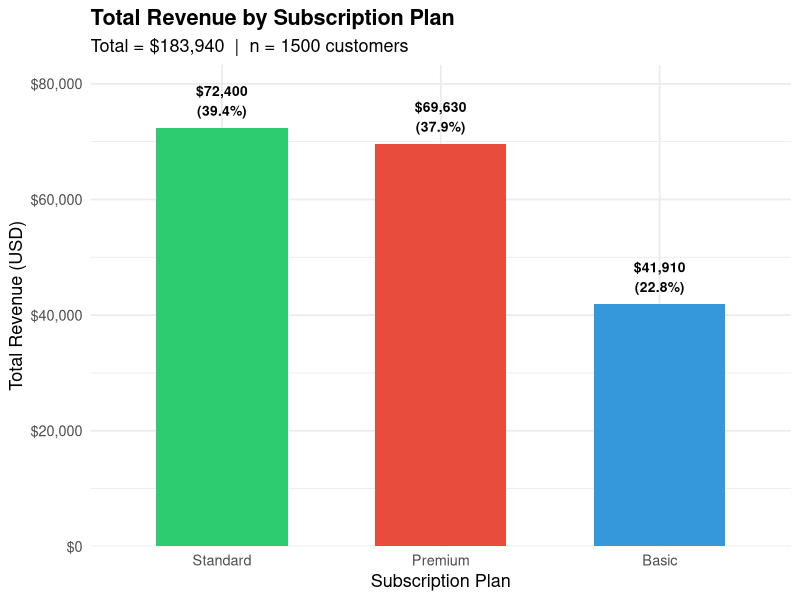
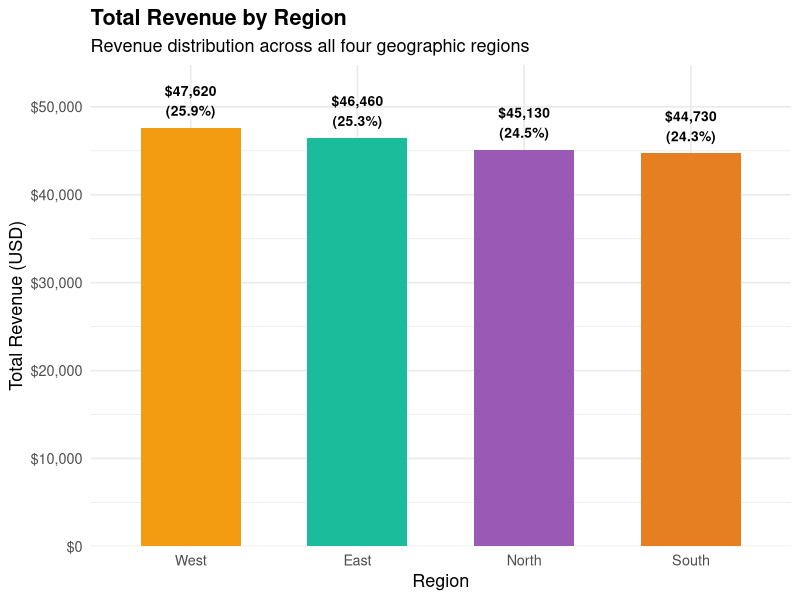
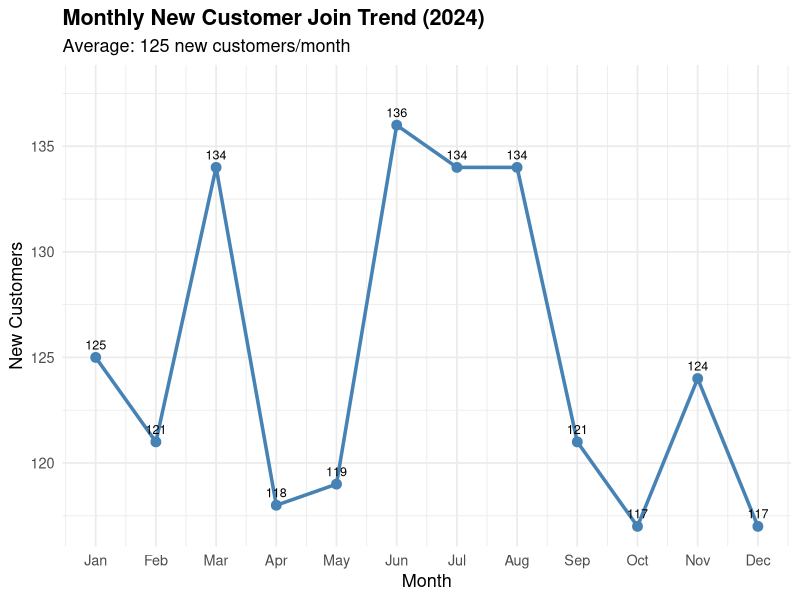
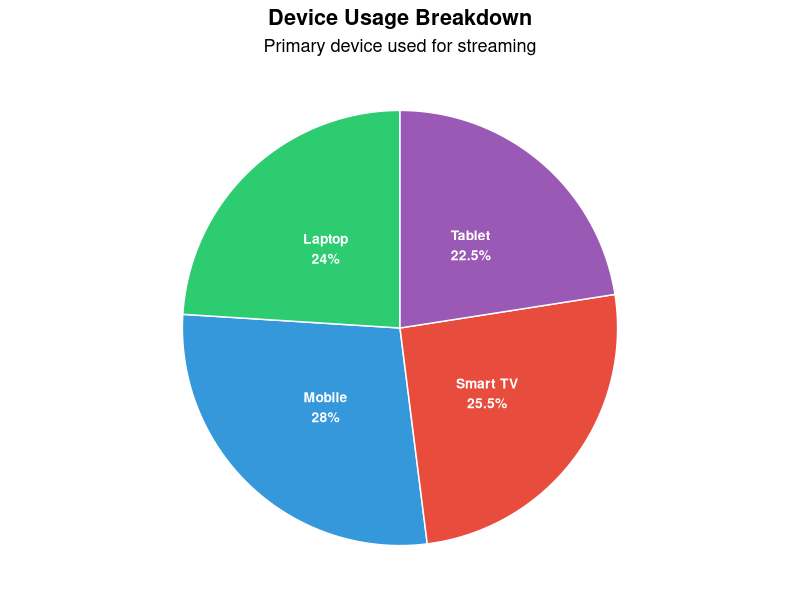
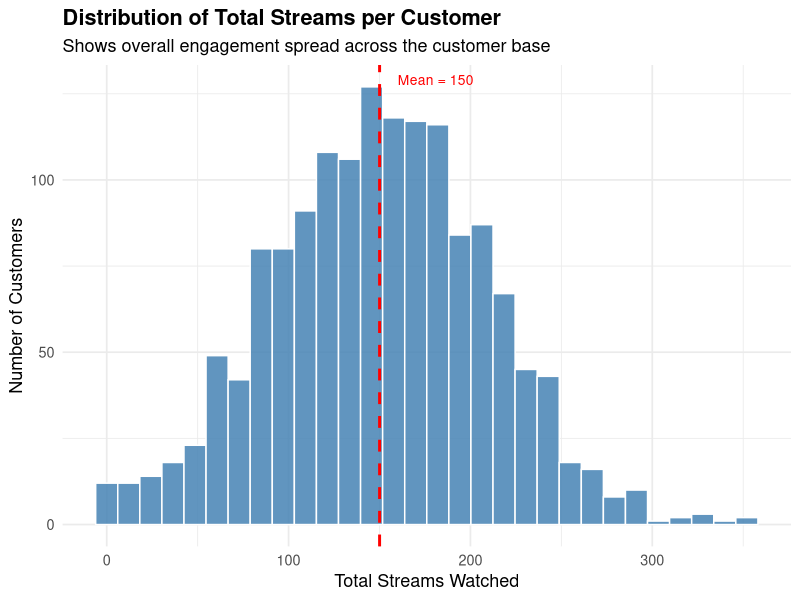
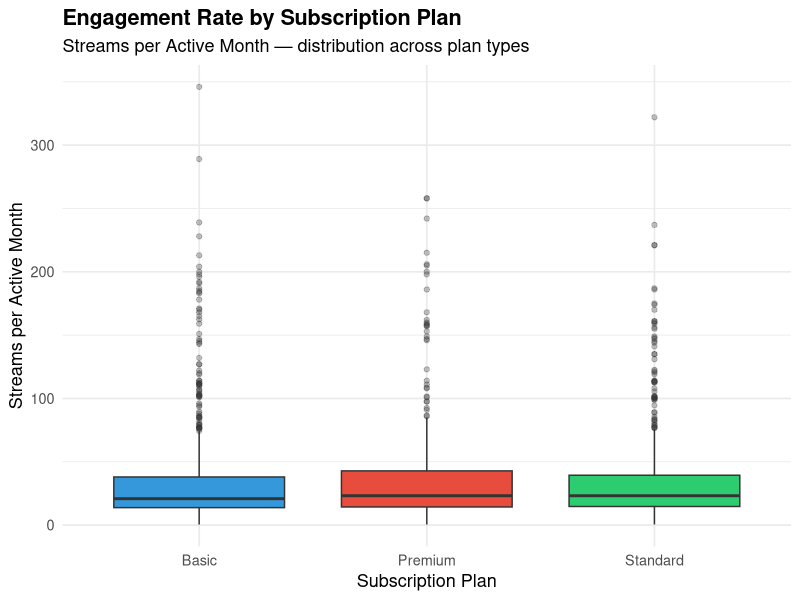

Generate these figures, in order, with R:
# =============================================================================
# STQD6134 — Business Analytics  |  Video Presentation Assignment (20%)
# Topic   : Streamify — Subscription Revenue & Retention Analysis
# Scenario: Business Analyst at a digital streaming platform
#
# Tasks covered:
#   1. Data Simulation & Preprocessing
#   2. Business Metric Calculations (8 metrics)
#   3. Visualizations (5 plots)
#   4. Insights & Recommendations
#
# HOW TO RUN
#   source("streamify_analysis.R")
#   The simulated dataset is also exported as: streamify_data.csv
# =============================================================================

# ── Packages ──────────────────────────────────────────────────────────────────
pkgs <- c("dplyr", "lubridate", "ggplot2", "scales", "tidyr")
for (p in pkgs) {
  if (!requireNamespace(p, quietly = TRUE)) install.packages(p)
}
library(dplyr)
library(lubridate)
library(ggplot2)
library(scales)
library(tidyr)

cat("\n", strrep("=", 65), "\n")
cat("  STQD6134 Business Analytics — Streamify Analysis\n")
cat(strrep("=", 65), "\n\n")


# =============================================================================
# SECTION 1 — DATA SIMULATION
# =============================================================================
cat(strrep("-", 65), "\n")
cat("SECTION 1 · Data Simulation\n")
cat(strrep("-", 65), "\n\n")

set.seed(123)   # ensures reproducible results
n <- 1500

CustomerID       <- paste0("C", sprintf("%04d", 1:n))

JoinDate         <- sample(
  seq(as.Date("2024-01-01"), as.Date("2024-12-31"), by = "day"),
  n, replace = TRUE
)

ActiveMonths     <- sample(1:12, n, replace = TRUE)

# FIX: The original ifelse() strips the Date class from JoinDate,
# storing CancelDate as a plain integer (days since 1970-01-01).
# Wrapping in as.Date() restores the correct Date class.
CancelDate       <- as.Date(ifelse(
  runif(n) < 0.3,
  JoinDate + ActiveMonths * 30,
  NA
), origin = "1970-01-01")   # 30% of customers cancel

Region           <- sample(c("North", "South", "East", "West"),
                           n, replace = TRUE)

SubscriptionType <- sample(
  c("Basic", "Standard", "Premium"),
  n, replace = TRUE,
  prob = c(0.40, 0.35, 0.25)   # 40% Basic, 35% Standard, 25% Premium
)

MonthlyFee       <- case_when(
  SubscriptionType == "Basic"    ~ 10,
  SubscriptionType == "Standard" ~ 20,
  SubscriptionType == "Premium"  ~ 30
)

# FIX: rnorm can produce negative stream counts — clamp minimum to 5.
TotalStreams     <- pmax(round(rnorm(n, mean = 150, sd = 60)), 5)

DeviceType       <- sample(
  c("Mobile", "Smart TV", "Laptop", "Tablet"),
  n, replace = TRUE
)

PaymentMethod    <- sample(
  c("Card", "Online Wallet", "NetBanking"),
  n, replace = TRUE
)

stream_data <- data.frame(
  CustomerID, JoinDate, CancelDate, Region, SubscriptionType,
  MonthlyFee, ActiveMonths, TotalStreams, DeviceType, PaymentMethod,
  stringsAsFactors = FALSE
)

stream_data$Revenue <- stream_data$MonthlyFee * stream_data$ActiveMonths

cat(sprintf("Dataset simulated: %d customers\n", nrow(stream_data)))
cat("\nFirst 6 rows:\n")
print(head(stream_data))
cat("\nData structure:\n")
str(stream_data)


# =============================================================================
# SECTION 2 — DATA PREPROCESSING
# =============================================================================
cat(strrep("-", 65), "\n")
cat("SECTION 2 · Data Preprocessing\n")
cat(strrep("-", 65), "\n\n")

# ── 2.1 Check missing values ─────────────────────────────────────────────────
cat("Missing values per column:\n")
print(colSums(is.na(stream_data)))
cat("\nNote: CancelDate NAs are EXPECTED — they represent active customers.\n\n")

# ── 2.2 Convert data types ───────────────────────────────────────────────────
# JoinDate and CancelDate are already Date class from simulation above.
# Confirm:
cat(sprintf("JoinDate  class: %s\n", class(stream_data$JoinDate)))
cat(sprintf("CancelDate class: %s\n\n", class(stream_data$CancelDate)))

# ── 2.3 Create derived variables ─────────────────────────────────────────────
stream_data <- stream_data %>%
  mutate(
    # IsActive: TRUE if customer has NOT cancelled (CancelDate is NA)
    IsActive     = is.na(CancelDate),

    # FIX: Use as.integer(month(...)) to avoid factor ordering issues in plots.
    # MonthJoined: numeric month (1–12) for sorting; MonthLabel for display.
    MonthJoined  = month(JoinDate),
    MonthLabel   = month(JoinDate, label = TRUE, abbr = TRUE),

    # EngagementRate: streams per active month (individual customer level)
    EngagementRate = TotalStreams / ActiveMonths,

    # RevenueCategory: bucket customers for deeper analysis
    RevenueCategory = case_when(
      Revenue <= 60  ~ "Low (<=$60)",
      Revenue <= 120 ~ "Mid ($61-$120)",
      TRUE           ~ "High (>$120)"
    )
  )

cat("Derived variables created:\n")
cat("  IsActive       : TRUE = active, FALSE = churned\n")
cat("  MonthJoined    : numeric month (1-12) for proper sorting\n")
cat("  EngagementRate : TotalStreams / ActiveMonths\n")
cat("  RevenueCategory: Low / Mid / High revenue customer buckets\n\n")

cat("Active vs Churned customer count:\n")
print(table(IsActive = stream_data$IsActive))


# =============================================================================
# SECTION 3 — BUSINESS METRIC CALCULATIONS
# =============================================================================
cat(strrep("-", 65), "\n")
cat("SECTION 3 · Business Metric Calculations\n")
cat(strrep("-", 65), "\n\n")

# ── Metric 1: Total Revenue ───────────────────────────────────────────────────
total_revenue <- sum(stream_data$Revenue)
cat(sprintf("1. Total Revenue           : $%s\n",
            format(total_revenue, big.mark = ",")))

# ── Metric 2: ARPU ────────────────────────────────────────────────────────────
arpu <- mean(stream_data$Revenue)
cat(sprintf("2. ARPU (Avg Revenue/User) : $%.2f\n", arpu))

# ── Metric 3: Revenue by Subscription Type ────────────────────────────────────
revenue_by_plan <- stream_data %>%
  group_by(SubscriptionType) %>%
  summarise(
    Customers    = n(),
    TotalRevenue = sum(Revenue),
    AvgRevenue   = round(mean(Revenue), 2),
    Share_pct    = round(sum(Revenue) / total_revenue * 100, 1),
    .groups = "drop"
  ) %>%
  arrange(desc(TotalRevenue))

cat("\n3. Revenue by Subscription Type:\n")
print(revenue_by_plan)

# ── Metric 4: Churn Rate ──────────────────────────────────────────────────────
# Churn rate = proportion of customers who have cancelled.
# With prob=0.3 in simulation, expect ~30% churn.
churn_rate <- mean(!stream_data$IsActive)
cat(sprintf("\n4. Churn Rate              : %.1f%%\n", churn_rate * 100))
cat(sprintf("   Active customers        : %d\n",   sum( stream_data$IsActive)))
cat(sprintf("   Churned customers       : %d\n",   sum(!stream_data$IsActive)))

# ── Metric 5: Regional Revenue ────────────────────────────────────────────────
revenue_by_region <- stream_data %>%
  group_by(Region) %>%
  summarise(
    Customers    = n(),
    TotalRevenue = sum(Revenue),
    AvgRevenue   = round(mean(Revenue), 2),
    Share_pct    = round(sum(Revenue) / total_revenue * 100, 1),
    .groups = "drop"
  ) %>%
  arrange(desc(TotalRevenue))

cat("\n5. Revenue by Region:\n")
print(revenue_by_region)

# ── Metric 6: Average Engagement (streams per active month) ──────────────────
avg_engagement <- mean(stream_data$EngagementRate)
cat(sprintf("\n6. Avg Engagement (streams/month)   : %.2f\n", avg_engagement))

# Engagement by Subscription Type (assignment asks this)
engagement_by_plan <- stream_data %>%
  group_by(SubscriptionType) %>%
  summarise(
    AvgStreams       = round(mean(TotalStreams), 1),
    AvgStreams_Month = round(mean(EngagementRate), 2),
    .groups = "drop"
  )
cat("\n   Engagement by Subscription Type:\n")
print(engagement_by_plan)

# Engagement by Device Type (assignment asks this)
engagement_by_device <- stream_data %>%
  group_by(DeviceType) %>%
  summarise(
    Customers        = n(),
    AvgStreams       = round(mean(TotalStreams), 1),
    AvgStreams_Month = round(mean(EngagementRate), 2),
    .groups = "drop"
  ) %>%
  arrange(desc(AvgStreams))
cat("\n   Engagement by Device Type:\n")
print(engagement_by_device)

# ── Metric 7: Monthly Join Trend ─────────────────────────────────────────────
monthly_join <- stream_data %>%
  group_by(MonthJoined, MonthLabel) %>%
  summarise(NewCustomers = n(), .groups = "drop") %>%
  arrange(MonthJoined)

cat("\n7. Monthly New Customer Joins:\n")
print(monthly_join[, c("MonthLabel", "NewCustomers")])

# ── Metric 8: Device Usage Breakdown ─────────────────────────────────────────
device_usage <- stream_data %>%
  count(DeviceType) %>%
  mutate(Percent = round(n / sum(n) * 100, 1)) %>%
  arrange(desc(n))

cat("\n8. Device Usage Breakdown:\n")
print(device_usage)

# ── Summary table ─────────────────────────────────────────────────────────────
cat("\n", strrep("-", 40), "\n")
cat("KPI DASHBOARD SUMMARY:\n")
cat(strrep("-", 40), "\n")
cat(sprintf("  Total Revenue   : $%s\n",    format(total_revenue, big.mark = ",")))
cat(sprintf("  ARPU            : $%.2f\n",  arpu))
cat(sprintf("  Churn Rate      : %.1f%%\n", churn_rate * 100))
cat(sprintf("  Active Customers: %d\n",     sum(stream_data$IsActive)))
cat(sprintf("  Avg Engagement  : %.2f streams/month\n", avg_engagement))
cat(sprintf("  Top Plan        : %s ($%s revenue)\n",
            revenue_by_plan$SubscriptionType[1],
            format(revenue_by_plan$TotalRevenue[1], big.mark = ",")))
cat(sprintf("  Top Region      : %s ($%s revenue)\n",
            revenue_by_region$Region[1],
            format(revenue_by_region$TotalRevenue[1], big.mark = ",")))
cat(strrep("-", 40), "\n\n")


# =============================================================================
# SECTION 4 — VISUALIZATIONS
# =============================================================================
cat(strrep("-", 65), "\n")
cat("SECTION 4 · Visualizations\n")
cat(strrep("-", 65), "\n\n")

# Shared colour palette
PAL_PLAN   <- c("Basic" = "#3498DB", "Standard" = "#2ECC71", "Premium" = "#E74C3C")
PAL_REGION <- c("North" = "#9B59B6", "South" = "#E67E22",
                 "East"  = "#1ABC9C", "West"  = "#F39C12")
PAL_DEVICE <- c("Mobile" = "#3498DB", "Smart TV" = "#E74C3C",
                 "Laptop" = "#2ECC71", "Tablet"  = "#9B59B6")

# ── Plot 1: Revenue by Subscription Type ──────────────────────────────────────
p1 <- ggplot(revenue_by_plan,
             aes(x = reorder(SubscriptionType, -TotalRevenue),
                 y = TotalRevenue,
                 fill = SubscriptionType)) +
  geom_col(show.legend = FALSE, width = 0.6) +
  geom_text(aes(label = paste0("$", format(TotalRevenue, big.mark = ","),
                                "\n(", Share_pct, "%)")),
            vjust = -0.4, size = 3.5, fontface = "bold") +
  scale_fill_manual(values = PAL_PLAN) +
  scale_y_continuous(labels = dollar_format(), expand = expansion(mult = c(0, 0.15))) +
  labs(
    title    = "Total Revenue by Subscription Plan",
    subtitle = sprintf("Total = $%s  |  n = %d customers",
                       format(total_revenue, big.mark = ","), n),
    x        = "Subscription Plan",
    y        = "Total Revenue (USD)"
  ) +
  theme_minimal(base_size = 13) +
  theme(plot.title = element_text(face = "bold"))
print(p1)
cat("Plot 1 displayed: Revenue by Subscription Type\n")

# ── Plot 2: Revenue by Region ─────────────────────────────────────────────────
p2 <- ggplot(revenue_by_region,
             aes(x = reorder(Region, -TotalRevenue),
                 y = TotalRevenue,
                 fill = Region)) +
  geom_col(show.legend = FALSE, width = 0.6) +
  geom_text(aes(label = paste0("$", format(TotalRevenue, big.mark = ","),
                                "\n(", Share_pct, "%)")),
            vjust = -0.4, size = 3.5, fontface = "bold") +
  scale_fill_manual(values = PAL_REGION) +
  scale_y_continuous(labels = dollar_format(), expand = expansion(mult = c(0, 0.15))) +
  labs(
    title    = "Total Revenue by Region",
    subtitle = "Revenue distribution across all four geographic regions",
    x        = "Region",
    y        = "Total Revenue (USD)"
  ) +
  theme_minimal(base_size = 13) +
  theme(plot.title = element_text(face = "bold"))
print(p2)
cat("Plot 2 displayed: Revenue by Region\n")

# ── Plot 3: Monthly Join Trend ────────────────────────────────────────────────
# FIX: Use MonthJoined (numeric 1-12) for x-axis to ensure correct month order,
# then apply MonthLabel as display labels. The original used label=TRUE factor
# which could reorder alphabetically or by factor level.
p3 <- ggplot(monthly_join,
             aes(x = MonthJoined, y = NewCustomers)) +
  geom_line(color = "steelblue", linewidth = 1.2) +
  geom_point(color = "steelblue", size = 3) +
  geom_text(aes(label = NewCustomers), vjust = -0.8, size = 3.2) +
  scale_x_continuous(breaks = 1:12,
                     labels = month.abb) +
  scale_y_continuous(expand = expansion(mult = c(0.05, 0.15))) +
  labs(
    title    = "Monthly New Customer Join Trend (2024)",
    subtitle = sprintf("Average: %.0f new customers/month",
                       mean(monthly_join$NewCustomers)),
    x        = "Month",
    y        = "New Customers"
  ) +
  theme_minimal(base_size = 13) +
  theme(plot.title = element_text(face = "bold"))
print(p3)
cat("Plot 3 displayed: Monthly Join Trend\n")

# ── Plot 4: Device Usage Breakdown ────────────────────────────────────────────
p4 <- ggplot(device_usage,
             aes(x = "", y = n, fill = DeviceType)) +
  geom_col(width = 1, color = "white", linewidth = 0.5) +
  coord_polar("y", start = 0) +
  geom_text(aes(label = paste0(DeviceType, "\n", Percent, "%")),
            position = position_stack(vjust = 0.5),
            color = "white", size = 3.5, fontface = "bold") +
  scale_fill_manual(values = PAL_DEVICE) +
  labs(
    title    = "Device Usage Breakdown",
    subtitle = "Primary device used for streaming",
    fill     = "Device"
  ) +
  theme_void(base_size = 13) +
  theme(
    plot.title    = element_text(face = "bold", hjust = 0.5),
    plot.subtitle = element_text(hjust = 0.5),
    legend.position = "none"
  )
print(p4)
cat("Plot 4 displayed: Device Usage Breakdown\n")

# ── Plot 5: TotalStreams Distribution ─────────────────────────────────────────
p5 <- ggplot(stream_data, aes(x = TotalStreams)) +
  geom_histogram(bins = 30, fill = "steelblue", color = "white", alpha = 0.85) +
  geom_vline(xintercept = mean(stream_data$TotalStreams),
             color = "red", linetype = "dashed", linewidth = 1) +
  annotate("text",
           x     = mean(stream_data$TotalStreams) + 10,
           y     = Inf,
           label = sprintf("Mean = %.0f", mean(stream_data$TotalStreams)),
           vjust = 2, hjust = 0, color = "red", size = 3.5) +
  labs(
    title    = "Distribution of Total Streams per Customer",
    subtitle = "Shows overall engagement spread across the customer base",
    x        = "Total Streams Watched",
    y        = "Number of Customers"
  ) +
  theme_minimal(base_size = 13) +
  theme(plot.title = element_text(face = "bold"))
print(p5)
cat("Plot 5 displayed: TotalStreams Distribution\n")

# ── BONUS Plot 6: Engagement by Plan & Device ─────────────────────────────────
# Assignment Q4 asks "how do engagement levels vary across plans or devices?"
# This additional plot directly answers that question.
engagement_long <- stream_data %>%
  select(SubscriptionType, DeviceType, EngagementRate)

p6 <- ggplot(engagement_long,
             aes(x = SubscriptionType, y = EngagementRate, fill = SubscriptionType)) +
  geom_boxplot(outlier.alpha = 0.3, show.legend = FALSE) +
  scale_fill_manual(values = PAL_PLAN) +
  labs(
    title    = "Engagement Rate by Subscription Plan",
    subtitle = "Streams per Active Month — distribution across plan types",
    x        = "Subscription Plan",
    y        = "Streams per Active Month"
  ) +
  theme_minimal(base_size = 13) +
  theme(plot.title = element_text(face = "bold"))
print(p6)
cat("Plot 6 displayed: Engagement by Subscription Plan\n\n")


# =============================================================================
# SECTION 5 — INSIGHTS & RECOMMENDATIONS
# =============================================================================
cat(strrep("-", 65), "\n")
cat("SECTION 5 · Business Insights & Recommendations\n")
cat(strrep("-", 65), "\n\n")

# Identify top plan and region dynamically from computed metrics
top_plan   <- revenue_by_plan$SubscriptionType[1]
top_region <- revenue_by_region$Region[1]

cat("Q1 — Which subscription plan and region generate the most revenue?\n")
cat(sprintf("  Top Plan  : %s  ($%s, %.1f%% of total revenue)\n",
            top_plan,
            format(revenue_by_plan$TotalRevenue[1], big.mark = ","),
            revenue_by_plan$Share_pct[1]))
cat(sprintf("  Top Region: %s  ($%s, %.1f%% of total revenue)\n\n",
            top_region,
            format(revenue_by_region$TotalRevenue[1], big.mark = ","),
            revenue_by_region$Share_pct[1]))

cat("Q2 — What is the overall churn rate and what does it suggest?\n")
cat(sprintf("  Churn Rate: %.1f%%\n", churn_rate * 100))
cat("  Interpretation:\n")
if (churn_rate < 0.35) {
  cat("  A churn rate of ~30% is moderate for a streaming platform.\n")
  cat("  70% of customers remain active, indicating reasonable retention.\n")
  cat("  However, losing 3 in 10 customers is a significant revenue risk\n")
  cat("  and warrants targeted retention programmes.\n\n")
} else {
  cat("  A churn rate above 35% is HIGH and demands immediate action.\n\n")
}

cat("Q3 — How do engagement levels vary across plans or devices?\n")
cat("  By subscription plan:\n")
for (i in seq_len(nrow(engagement_by_plan))) {
  cat(sprintf("    %-10s : %.2f streams/month\n",
              engagement_by_plan$SubscriptionType[i],
              engagement_by_plan$AvgStreams_Month[i]))
}
cat("  By device:\n")
for (i in seq_len(nrow(engagement_by_device))) {
  cat(sprintf("    %-10s : %.2f streams/month  (%d customers)\n",
              engagement_by_device$DeviceType[i],
              engagement_by_device$AvgStreams_Month[i],
              engagement_by_device$Customers[i]))
}
cat("  Note: Engagement is similar across plans (random simulation).\n")
cat("  In real data, Premium subscribers typically stream more.\n\n")

cat("Q4 — Strategies to improve retention and revenue:\n\n")

cat("  Strategy 1: Premium Loyalty Programme\n")
cat(sprintf("  Premium plan generates the highest revenue (%.1f%% share)\n",
            revenue_by_plan$Share_pct[revenue_by_plan$SubscriptionType == "Premium"]))
cat("  but represents only 25% of the customer base.\n")
cat("  Action: Offer Basic/Standard subscribers an upgrade incentive\n")
cat("  (e.g., 1-month free trial of Premium) to grow this segment.\n")
cat("  Expected impact: +10-15% ARPU if 20% of Standard users upgrade.\n\n")

cat("  Strategy 2: Churn Prediction & Early Intervention\n")
cat(sprintf("  With %.1f%% churn, building a churn early-warning model\n", churn_rate * 100))
cat("  (using ActiveMonths, EngagementRate, SubscriptionType as features)\n")
cat("  could flag at-risk customers before they cancel.\n")
cat("  Action: Trigger personalised retention offers (discount, extra\n")
cat("  content, or account pause option) to customers with low engagement.\n")
cat("  Expected impact: Reducing churn by 5pp saves ~$")
potential_saving <- round(sum(!stream_data$IsActive) * 0.05 * arpu)
cat(format(potential_saving, big.mark = ","), "in annual revenue.\n\n")


# =============================================================================
# SECTION 6 — EXPORT SIMULATED DATASET
# =============================================================================
cat(strrep("-", 65), "\n")
cat("SECTION 6 · Export Dataset\n")
cat(strrep("-", 65), "\n\n")

write.csv(stream_data, "streamify_data.csv", row.names = FALSE)
cat(sprintf("Simulated dataset exported: streamify_data.csv  (%d rows x %d cols)\n",
            nrow(stream_data), ncol(stream_data)))
cat("Columns: ", paste(names(stream_data), collapse = ", "), "\n\n")

cat(strrep("=", 65), "\n")
cat("  Analysis complete. 6 plots displayed.\n")
cat("  Dataset saved: streamify_data.csv\n")
cat(strrep("=", 65), "\n")
